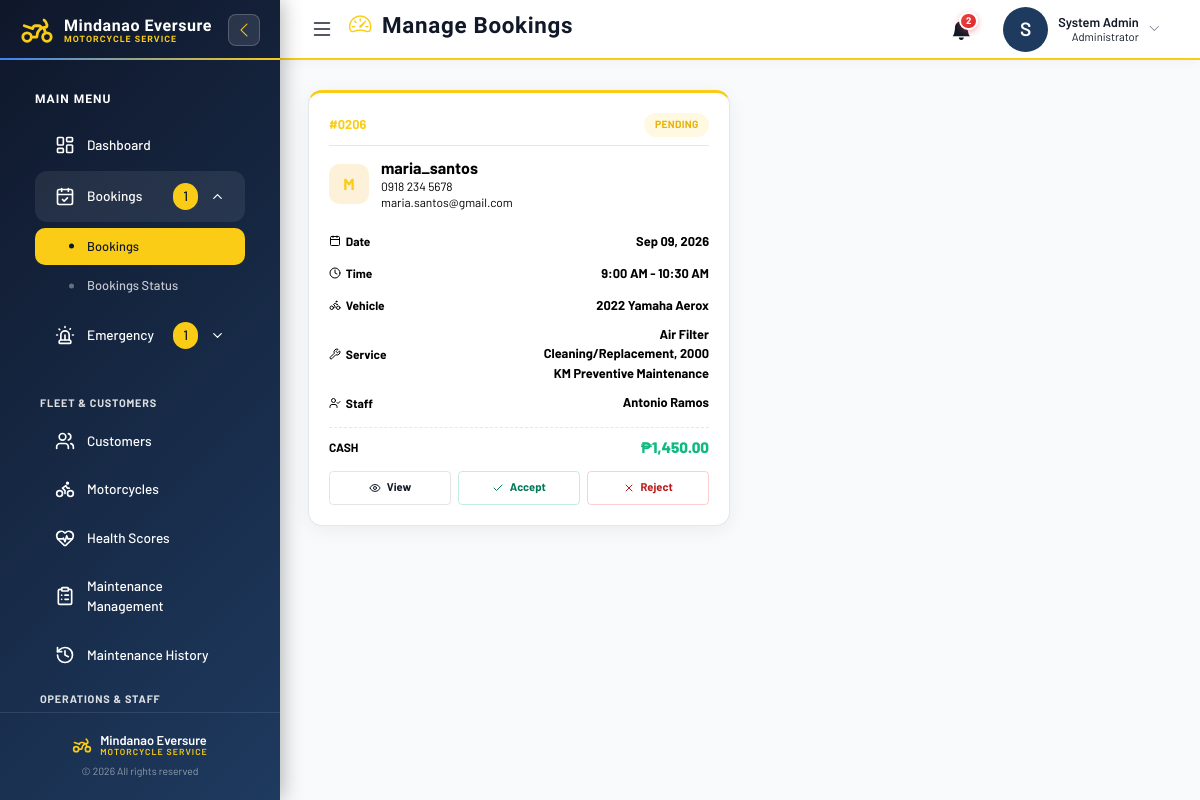
/manage_bookings.php (signed in), run on the app's committed database.
### tables this page shows
CREATE TABLE `bookings` (
  `id` int(11) NOT NULL AUTO_INCREMENT,
  `user_id` int(11) NOT NULL,
  `schedule_date` date NOT NULL,
  `status` enum('pending','assigned','accepted','completed','rejected','deposit_submitted') NOT NULL DEFAULT 'pending',
  `deposit_verified_at` datetime DEFAULT NULL,
  `created_at` timestamp NOT NULL DEFAULT current_timestamp(),
  `service_ids` longtext DEFAULT NULL CHECK (json_valid(`service_ids`)),
  `package_ids` text DEFAULT NULL,
  `vehicle_id` int(11) DEFAULT NULL,
  `schedule_start_time` time NOT NULL,
  `schedule_end_time` time NOT NULL,
  `total_price` decimal(10,2) NOT NULL,
  `mechanic_id` int(11) DEFAULT NULL,
  PRIMARY KEY (`id`),
  KEY `user_id` (`user_id`),
  KEY `mechanic_id` (`mechanic_id`),
  KEY `fk_booking_vehicle_serviced` (`vehicle_id`),
  CONSTRAINT `bookings_ibfk_1` FOREIGN KEY (`user_id`) REFERENCES `users` (`id`),
  CONSTRAINT `bookings_ibfk_2` FOREIGN KEY (`mechanic_id`) REFERENCES `mechanics` (`id`) ON DELETE SET NULL,
  CONSTRAINT `fk_booking_vehicle_serviced` FOREIGN KEY (`vehicle_id`) REFERENCES `motorcycles` (`id`) ON DELETE SET NULL
);

CREATE TABLE `users` (
  `id` int(11) NOT NULL AUTO_INCREMENT,
  `username` varchar(100) NOT NULL,
  `email` varchar(100) NOT NULL,
  `password` varchar(255) NOT NULL,
  `phone` varchar(20) DEFAULT NULL,
  `address` text DEFAULT NULL,
  `birthdate` date DEFAULT NULL,
  `gender` enum('Male','Female','Other') DEFAULT NULL,
  `status` varchar(20) DEFAULT 'Active',
  `archived` tinyint(1) DEFAULT 0,
  `role` enum('admin','customer','mechanic') DEFAULT 'customer',
  `created_at` timestamp NOT NULL DEFAULT current_timestamp(),
  `name` varchar(100) NOT NULL DEFAULT '',
  PRIMARY KEY (`id`),
  UNIQUE KEY `email` (`email`)
);

### manage_bookings.php (the view, shortened to what this page needs)
<?php
require_once 'sms_helper.php';
function get_service_names($pdo, $service_ids_json, $package_ids_json = '[]') {
    $service_ids = json_decode($service_ids_json, true) ?: [];
    $package_ids = json_decode($package_ids_json, true) ?: [];
    $names = [];
    if (!empty($service_ids) && is_array($service_ids)) {
        $placeholders = rtrim(str_repeat('?,', count($service_ids)), ',');
        try {
            $stmt = $pdo->prepare("SELECT service_name FROM services WHERE id IN ($placeholders)");
            $stmt->execute($service_ids);
            $names = array_merge($names, array_column($stmt->fetchAll(), 'service_name'));
        } catch (PDOException $e) {
            return "Error fetching services";
        }
    }
    if (!empty($package_ids) && is_array($package_ids)) {
        $placeholders = rtrim(str_repeat('?,', count($package_ids)), ',');
        try {
            $stmt = $pdo->prepare("SELECT package_name FROM service_packages WHERE id IN ($placeholders)");
            $stmt->execute($package_ids);
            $names = array_merge($names, array_column($stmt->fetchAll(), 'package_name'));
        } catch (PDOException $e) {
            return "Error fetching packages";
        }
    }
    return implode(', ', $names);
}
function get_all_mechanic_names($pdo, $booking_id) {
    try {
        $stmt = $pdo->prepare("
            SELECT m.name
            FROM mechanics m
            JOIN booking_mechanics bm ON m.id = bm.mechanic_id
            WHERE bm.booking_id = ?
            ORDER BY m.name
        ");
        $stmt->execute([$booking_id]);
        $names = array_column($stmt->fetchAll(), 'name');
        if (!empty($names)) {
            return htmlspecialchars(implode(', ', $names));
        }
        $stmt_fallback = $pdo->prepare("
            SELECT m.name
            FROM mechanics m
            JOIN bookings b ON m.id = b.mechanic_id
            WHERE b.id = ? AND b.mechanic_id IS NOT NULL
        ");
        $stmt_fallback->execute([$booking_id]);
        $fallback_name = $stmt_fallback->fetchColumn();
        return $fallback_name ? htmlspecialchars($fallback_name) : 'Unassigned';
    } catch (PDOException $e) {
        error_log("Mechanic fetching error: " . $e->getMessage());
        return "Error fetching mechanics";
    }
}
function get_status_class($status) {
    $status = strtolower($status);
    $status_map = [
        'pending' => 'status-pending',
        'unassigned' => 'status-pending',
        'deposit_submitted' => 'status-awaiting-deposit',
        'assigned' => 'status-assigned',
        'accepted' => 'status-approved',
        'rejected' => 'status-rejected',
        'deposit_rejected' => 'status-rejected',
        'completed' => 'status-completed',
        'cancelled' => 'status-cancelled'
    ];
    return $status_map[$status] ?? 'status-default';
}
function format_phone($phone) {
    $clean = preg_replace('/\D/', '', $phone);
    if (strlen($clean) === 11 && substr($clean, 0, 2) === '09') {
        return substr($clean, 0, 4) . ' ' . substr($clean, 4, 3) . ' ' . substr($clean, 7);
    }
    return $phone;
}
$bookings = $pdo->query("SELECT
    b.id, b.service_ids, b.package_ids, b.schedule_date, b.schedule_start_time, b.schedule_end_time, b.total_price, b.status, b.mechanic_id,
    p.amount AS deposit_amount, p.payment_method, p.receipt_path, p.status AS payment_status, p.transaction_ref,
    u.username, u.name AS customer_name, u.email AS customer_email, u.phone AS customer_phone,
    v.brand, v.model, v.year_model, v.plate_number,
    m.name AS mechanic_name
    FROM bookings b
    JOIN users u ON b.user_id = u.id
    LEFT JOIN motorcycles v ON b.vehicle_id = v.id
    LEFT JOIN mechanics m ON b.mechanic_id = m.id
    LEFT JOIN payments p ON b.id = p.booking_id AND p.transaction_type = 'deposit'
    WHERE b.status NOT IN ('accepted', 'rejected', 'deposit_rejected', 'completed')
    ORDER BY
        CASE b.status
            WHEN 'deposit_submitted' THEN 1
            WHEN 'pending' THEN 2
            ELSE 4
        END,
        b.schedule_date DESC, b.schedule_start_time DESC
")->fetchAll(PDO::FETCH_ASSOC);
?>
<?php require 'admin_sidebar_template.php'; ?>
<div class="manage-bookings-page">
    <div class="mb-booking-grid" id="bookingGrid">
        <?php if (empty($bookings)): ?>
            <div class="text-center w-100 py-4" style="grid-column: 1/-1;">
                <i data-lucide="inbox" style="width: 36px; height: 36px; color: #94a3b8; opacity: 0.5;"></i>
                <p class="mt-2" style="color: #94a3b8; font-size: 0.85rem;">No Active Bookings</p>
            </div>
        <?php else: ?>
            <?php foreach ($bookings as $b):
                $status = strtolower($b['status']);
                $status_class = get_status_class($status);
                $mechanic_name_list = get_all_mechanic_names($pdo, $b['id']);
                $display_status = ucfirst(str_replace('_', ' ', $status));
                $start_time = strtotime($b['schedule_start_time']);
                $end_time_display = (empty($b['schedule_end_time']) || $b['schedule_end_time'] == '00:00:00')
                    ? date('g:i A', strtotime('+1 hour', $start_time))
                    : date('g:i A', strtotime($b['schedule_end_time']));
                $time_range_display = date('g:i A', $start_time) . ' - ' . $end_time_display;
                $date_display = date('M d, Y', strtotime($b['schedule_date']));
                $services_raw = get_service_names($pdo, $b['service_ids'], $b['package_ids'] ?? '[]');
                $services_display = ($services_raw === 'N/A' || empty($services_raw)) ? 'N/A' : htmlspecialchars($services_raw);
                $customer_display_name = !empty($b['customer_name']) ? htmlspecialchars($b['customer_name']) : htmlspecialchars($b['username']);
                $customer_search = strtolower($customer_display_name . ' ' . ($b['customer_email'] ?? '') . ' ' . ($b['customer_phone'] ?? '') . ' ' . $b['id']);
                $vehicle_parts = array_filter([$b['year_model'] ?? '', $b['brand'] ?? '', $b['model'] ?? '']);
                $vehicle_name = implode(' ', $vehicle_parts);
            ?>
                <article class="mb-booking-card"
                         data-status="<?= $status ?>"
                         data-date="<?= htmlspecialchars($b['schedule_date']) ?>"
                         data-services="<?= htmlspecialchars(strtolower($services_raw)) ?>"
                         data-customer="<?= htmlspecialchars($customer_search) ?>"
                         data-booking-id="<?= $b['id'] ?>"
                         data-customer-name="<?= $customer_display_name ?>"
                         data-customer-email="<?= htmlspecialchars($b['customer_email'] ?? 'N/A') ?>"
                         data-customer-phone="<?= htmlspecialchars($b['customer_phone'] ?? 'N/A') ?>"
                         data-vehicle="<?= htmlspecialchars($vehicle_name ?: 'N/A') ?>"
                         data-plate="<?= htmlspecialchars($b['plate_number'] ?? 'N/A') ?>"
                         data-schedule-date="<?= $date_display ?>"
                         data-schedule-time="<?= $time_range_display ?>"
                         data-mechanic="<?= htmlspecialchars($mechanic_name_list) ?>"
                         data-payment-method="<?= strtoupper($b['payment_method'] ?? 'CASH') ?>"
                         data-total-price="₱<?= number_format($b['total_price'], 2) ?>"
                         data-status-display="<?= $display_status ?>"
                         data-status-class="<?= $status_class ?>">
                    <div>
                        <div class="mb-card-header">
                            <span class="mb-booking-id">#<?= sprintf('%04d', $b['id']) ?></span>
                            <span class="mb-status-badge <?= $status_class ?>"><?= $display_status ?></span>
                        </div>
                        <div class="mb-card-body">
                            <div class="mb-customer-row">
                                <div class="mb-avatar"><?= strtoupper(substr($customer_display_name, 0, 1)) ?></div>
                                <div style="min-width: 0;">
                                    <div class="mb-customer-name"><?= $customer_display_name ?></div>
                                    <div class="mb-customer-meta"><?= !empty($b['customer_phone']) ? format_phone($b['customer_phone']) : 'No Contact' ?></div>
                                    <?php if (!empty($b['customer_email'])): ?>
                                        <div class="mb-customer-meta" title="<?= htmlspecialchars($b['customer_email']) ?>"><?= htmlspecialchars($b['customer_email']) ?></div>
                                    <?php endif; ?>
                                </div>
                            </div>
                            <div class="mb-info-list">
                                <div class="mb-info-item">
                                    <span class="mb-info-label"><i data-lucide="calendar" style="width:12px;"></i> Date</span>
                                    <span class="mb-info-val"><?= $date_display ?></span>
                                </div>
                                <div class="mb-info-item">
                                    <span class="mb-info-label"><i data-lucide="clock" style="width:12px;"></i> Time</span>
                                    <span class="mb-info-val"><?= $time_range_display ?></span>
                                </div>
                                <div class="mb-info-item">
                                    <span class="mb-info-label"><i data-lucide="bike" style="width:12px;"></i> Vehicle</span>
                                    <span class="mb-info-val"><?= $vehicle_name ?: 'Not Specified' ?></span>
                                </div>
                                <div class="mb-info-item">
                                    <span class="mb-info-label"><i data-lucide="wrench" style="width:12px;"></i> Service</span>
                                    <span class="mb-info-val" title="<?= $services_display ?>"><?= $services_display ?></span>
                                </div>
                                <div class="mb-info-item">
                                    <span class="mb-info-label"><i data-lucide="user-check" style="width:12px;"></i> Staff</span>
                                    <span class="mb-info-val"><?= $mechanic_name_list ?></span>
                                </div>
                            </div>
                        </div>
                    </div>
                    <div>
                        <div class="mb-payment-footer">
                            <span class="mb-payment-method"><?= strtoupper($b['payment_method'] ?? 'CASH') ?></span>
                            <span class="mb-payment-amount">₱<?= number_format($b['total_price'], 2) ?></span>
                        </div>
                        <div class="mb-actions">
                            <button type="button" class="mb-action-btn ghost" onclick="openViewModal(<?= $b['id'] ?>)"><i data-lucide="eye" style="width:12px;"></i> View</button>
                            <?php if ($status == 'pending' || $status == 'assigned'): ?>
                                <?php if ($mechanic_name_list !== 'Unassigned'): ?>
                                    <a href="?action=accept&id=<?= $b['id'] ?>" onclick="return confirm('Confirm appointment acceptance?')" class="mb-action-btn success"><i data-lucide="check" style="width:12px;"></i> Accept</a>
                                <?php else: ?>
                                    <a href="mechanic_assignment.php" class="mb-action-btn primary"><i data-lucide="user-plus" style="width:12px;"></i> Assign</a>
                                <?php endif; ?>
                                <a href="?action=rejected&id=<?= $b['id'] ?>" onclick="return confirm('Are you sure you want to reject Booking #<?= sprintf('%04d', $b['id']) ?>?')" class="mb-action-btn danger"><i data-lucide="x" style="width:12px;"></i> Reject</a>
                            <?php endif; ?>
                        </div>
                    </div>
                </article>
            <?php endforeach; ?>
        <?php endif; ?>
    </div>
</div>
<?php require 'admin_sidebar_footer.php'; ?>

### data on the page
bookings: id "0206", status "PENDING", user.username "M", user.username "maria_santos", user.phone "0918 234 5678", user.email "maria.santos@gmail.com", schedule_date "Sep 09, 2026", time_range_display "9:00 AM - 10:30 AM", vehicle_name "2022 Yamaha Aerox", services_display "Air Filter Cleaning/Replacement, 2000 KM Preventive Maintenance", mechanic_name_list "Antonio Ramos", payment_method "CASH", total_price "1,450.00"

### other printed values
$pendingCount "1"
$emergencyCount "1"
$pageTitle "Manage Bookings"
$adminNotificationCount "2"
substr($adminName, 0, 1) "S"
$adminName "System Admin"
